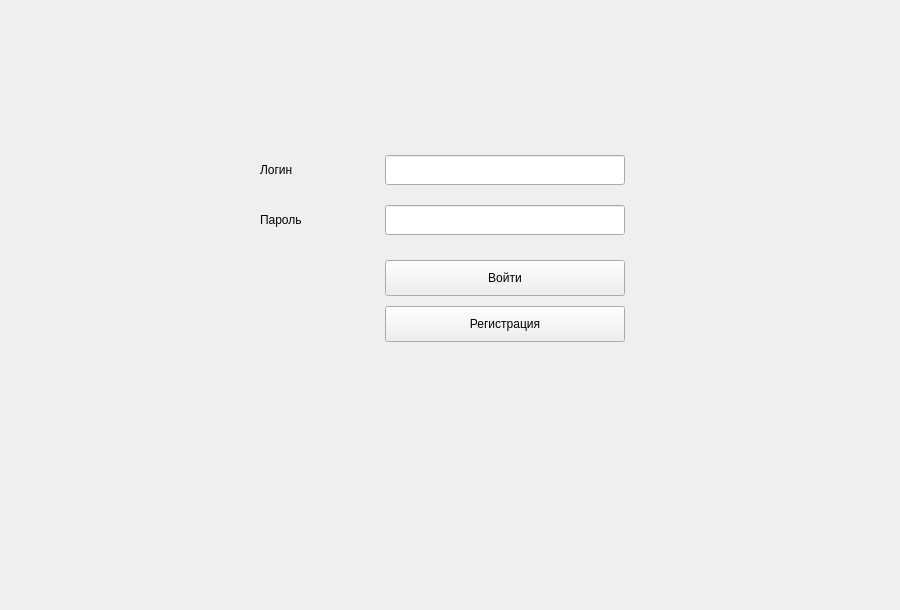
<?xml version='1.0' encoding='utf-8'?>
<ui version="4.0">
  <class>Form</class>
  <widget class="QWidget" name="Form">
    <property name="geometry">
      <rect>
        <x>0</x>
        <y>0</y>
        <width>900</width>
        <height>610</height>
      </rect>
    </property>
    <property name="windowTitle">
      <string>Каталог библиотеки</string>
    </property>
    <widget class="QStackedWidget" name="pages">
      <property name="geometry">
        <rect>
          <x>0</x>
          <y>0</y>
          <width>900</width>
          <height>610</height>
        </rect>
      </property>
      <widget class="QWidget" name="loginPage">
        <property name="geometry">
          <rect>
            <x>0</x>
            <y>0</y>
            <width>900</width>
            <height>610</height>
          </rect>
        </property>
        <widget class="QLabel" name="loginLabel">
          <property name="geometry">
            <rect>
              <x>260</x>
              <y>155</y>
              <width>125</width>
              <height>30</height>
            </rect>
          </property>
          <property name="text">
            <string>Логин</string>
          </property>
        </widget>
        <widget class="QLineEdit" name="loginEdit">
          <property name="geometry">
            <rect>
              <x>385</x>
              <y>155</y>
              <width>240</width>
              <height>30</height>
            </rect>
          </property>
        </widget>
        <widget class="QLabel" name="passwordLabel">
          <property name="geometry">
            <rect>
              <x>260</x>
              <y>205</y>
              <width>125</width>
              <height>30</height>
            </rect>
          </property>
          <property name="text">
            <string>Пароль</string>
          </property>
        </widget>
        <widget class="QLineEdit" name="passwordEdit">
          <property name="geometry">
            <rect>
              <x>385</x>
              <y>205</y>
              <width>240</width>
              <height>30</height>
            </rect>
          </property>
          <property name="echoMode">
            <enum>QLineEdit::Password</enum>
          </property>
        </widget>
        <widget class="QPushButton" name="loginButton">
          <property name="geometry">
            <rect>
              <x>385</x>
              <y>260</y>
              <width>240</width>
              <height>36</height>
            </rect>
          </property>
          <property name="text">
            <string>Войти</string>
          </property>
        </widget>
        <widget class="QPushButton" name="goRegisterButton">
          <property name="geometry">
            <rect>
              <x>385</x>
              <y>306</y>
              <width>240</width>
              <height>36</height>
            </rect>
          </property>
          <property name="text">
            <string>Регистрация</string>
          </property>
        </widget>
      </widget>
      <widget class="QWidget" name="registerPage">
        <property name="geometry">
          <rect>
            <x>0</x>
            <y>0</y>
            <width>900</width>
            <height>610</height>
          </rect>
        </property>
        <widget class="QLabel" name="regLoginLabel">
          <property name="geometry">
            <rect>
              <x>260</x>
              <y>155</y>
              <width>125</width>
              <height>30</height>
            </rect>
          </property>
          <property name="text">
            <string>Логин</string>
          </property>
        </widget>
        <widget class="QLineEdit" name="regLoginEdit">
          <property name="geometry">
            <rect>
              <x>385</x>
              <y>155</y>
              <width>240</width>
              <height>30</height>
            </rect>
          </property>
        </widget>
        <widget class="QLabel" name="regPasswordLabel">
          <property name="geometry">
            <rect>
              <x>260</x>
              <y>205</y>
              <width>125</width>
              <height>30</height>
            </rect>
          </property>
          <property name="text">
            <string>Пароль</string>
          </property>
        </widget>
        <widget class="QLineEdit" name="regPasswordEdit">
          <property name="geometry">
            <rect>
              <x>385</x>
              <y>205</y>
              <width>240</width>
              <height>30</height>
            </rect>
          </property>
          <property name="echoMode">
            <enum>QLineEdit::Password</enum>
          </property>
        </widget>
        <widget class="QPushButton" name="registerButton">
          <property name="geometry">
            <rect>
              <x>385</x>
              <y>260</y>
              <width>240</width>
              <height>36</height>
            </rect>
          </property>
          <property name="text">
            <string>Зарегистрироваться</string>
          </property>
        </widget>
        <widget class="QPushButton" name="backToLoginButton">
          <property name="geometry">
            <rect>
              <x>385</x>
              <y>306</y>
              <width>240</width>
              <height>36</height>
            </rect>
          </property>
          <property name="text">
            <string>Назад</string>
          </property>
        </widget>
      </widget>
      <widget class="QWidget" name="catalogPage">
        <property name="geometry">
          <rect>
            <x>0</x>
            <y>0</y>
            <width>900</width>
            <height>610</height>
          </rect>
        </property>
        <widget class="QLabel" name="searchTitleLabel">
          <property name="geometry">
            <rect>
              <x>10</x>
              <y>10</y>
              <width>85</width>
              <height>30</height>
            </rect>
          </property>
          <property name="text">
            <string>Название</string>
          </property>
        </widget>
        <widget class="QLineEdit" name="searchTitleEdit">
          <property name="geometry">
            <rect>
              <x>98</x>
              <y>10</y>
              <width>195</width>
              <height>30</height>
            </rect>
          </property>
        </widget>
        <widget class="QLabel" name="searchAuthorLabel">
          <property name="geometry">
            <rect>
              <x>310</x>
              <y>10</y>
              <width>55</width>
              <height>30</height>
            </rect>
          </property>
          <property name="text">
            <string>Автор</string>
          </property>
        </widget>
        <widget class="QLineEdit" name="searchAuthorEdit">
          <property name="geometry">
            <rect>
              <x>370</x>
              <y>10</y>
              <width>195</width>
              <height>30</height>
            </rect>
          </property>
        </widget>
        <widget class="QTableWidget" name="booksTable">
          <property name="geometry">
            <rect>
              <x>10</x>
              <y>51</y>
              <width>650</width>
              <height>465</height>
            </rect>
          </property>
        </widget>
        <widget class="QLabel" name="coverLabel">
          <property name="geometry">
            <rect>
              <x>692</x>
              <y>65</y>
              <width>165</width>
              <height>222</height>
            </rect>
          </property>
          <property name="text">
            <string />
          </property>
        </widget>
        <widget class="QPushButton" name="addBookButton">
          <property name="geometry">
            <rect>
              <x>10</x>
              <y>535</y>
              <width>145</width>
              <height>36</height>
            </rect>
          </property>
          <property name="text">
            <string>Добавить</string>
          </property>
        </widget>
        <widget class="QPushButton" name="editBookButton">
          <property name="geometry">
            <rect>
              <x>165</x>
              <y>535</y>
              <width>145</width>
              <height>36</height>
            </rect>
          </property>
          <property name="text">
            <string>Изменить</string>
          </property>
        </widget>
        <widget class="QPushButton" name="deleteBookButton">
          <property name="geometry">
            <rect>
              <x>320</x>
              <y>535</y>
              <width>145</width>
              <height>36</height>
            </rect>
          </property>
          <property name="text">
            <string>Удалить</string>
          </property>
        </widget>
      </widget>
      <widget class="QWidget" name="bookFormPage">
        <property name="geometry">
          <rect>
            <x>0</x>
            <y>0</y>
            <width>900</width>
            <height>610</height>
          </rect>
        </property>
        <widget class="QLabel" name="bookTitleLabel">
          <property name="geometry">
            <rect>
              <x>150</x>
              <y>95</y>
              <width>145</width>
              <height>30</height>
            </rect>
          </property>
          <property name="text">
            <string>Название</string>
          </property>
        </widget>
        <widget class="QLineEdit" name="bookTitleEdit">
          <property name="geometry">
            <rect>
              <x>305</x>
              <y>95</y>
              <width>350</width>
              <height>30</height>
            </rect>
          </property>
        </widget>
        <widget class="QLabel" name="bookAuthorLabel">
          <property name="geometry">
            <rect>
              <x>150</x>
              <y>142</y>
              <width>145</width>
              <height>30</height>
            </rect>
          </property>
          <property name="text">
            <string>Автор</string>
          </property>
        </widget>
        <widget class="QLineEdit" name="bookAuthorEdit">
          <property name="geometry">
            <rect>
              <x>305</x>
              <y>142</y>
              <width>350</width>
              <height>30</height>
            </rect>
          </property>
        </widget>
        <widget class="QLabel" name="bookYearLabel">
          <property name="geometry">
            <rect>
              <x>150</x>
              <y>189</y>
              <width>145</width>
              <height>30</height>
            </rect>
          </property>
          <property name="text">
            <string>Год издания</string>
          </property>
        </widget>
        <widget class="QLineEdit" name="bookYearEdit">
          <property name="geometry">
            <rect>
              <x>305</x>
              <y>189</y>
              <width>350</width>
              <height>30</height>
            </rect>
          </property>
        </widget>
        <widget class="QLabel" name="bookGenreLabel">
          <property name="geometry">
            <rect>
              <x>150</x>
              <y>236</y>
              <width>145</width>
              <height>30</height>
            </rect>
          </property>
          <property name="text">
            <string>Жанр</string>
          </property>
        </widget>
        <widget class="QLineEdit" name="bookGenreEdit">
          <property name="geometry">
            <rect>
              <x>305</x>
              <y>236</y>
              <width>350</width>
              <height>30</height>
            </rect>
          </property>
        </widget>
        <widget class="QLabel" name="bookImageLabel">
          <property name="geometry">
            <rect>
              <x>150</x>
              <y>283</y>
              <width>145</width>
              <height>30</height>
            </rect>
          </property>
          <property name="text">
            <string>Изображение</string>
          </property>
        </widget>
        <widget class="QLineEdit" name="bookImageEdit">
          <property name="geometry">
            <rect>
              <x>305</x>
              <y>283</y>
              <width>235</width>
              <height>30</height>
            </rect>
          </property>
          <property name="readOnly">
            <bool>true</bool>
          </property>
        </widget>
        <widget class="QPushButton" name="chooseImageButton">
          <property name="geometry">
            <rect>
              <x>550</x>
              <y>283</y>
              <width>105</width>
              <height>30</height>
            </rect>
          </property>
          <property name="text">
            <string>Выбрать</string>
          </property>
        </widget>
        <widget class="QPushButton" name="saveBookButton">
          <property name="geometry">
            <rect>
              <x>305</x>
              <y>341</y>
              <width>160</width>
              <height>36</height>
            </rect>
          </property>
          <property name="text">
            <string>Сохранить</string>
          </property>
        </widget>
        <widget class="QPushButton" name="cancelBookButton">
          <property name="geometry">
            <rect>
              <x>495</x>
              <y>341</y>
              <width>160</width>
              <height>36</height>
            </rect>
          </property>
          <property name="text">
            <string>Отмена</string>
          </property>
        </widget>
      </widget>
    </widget>
  </widget>
  <resources />
  <connections />
</ui>
